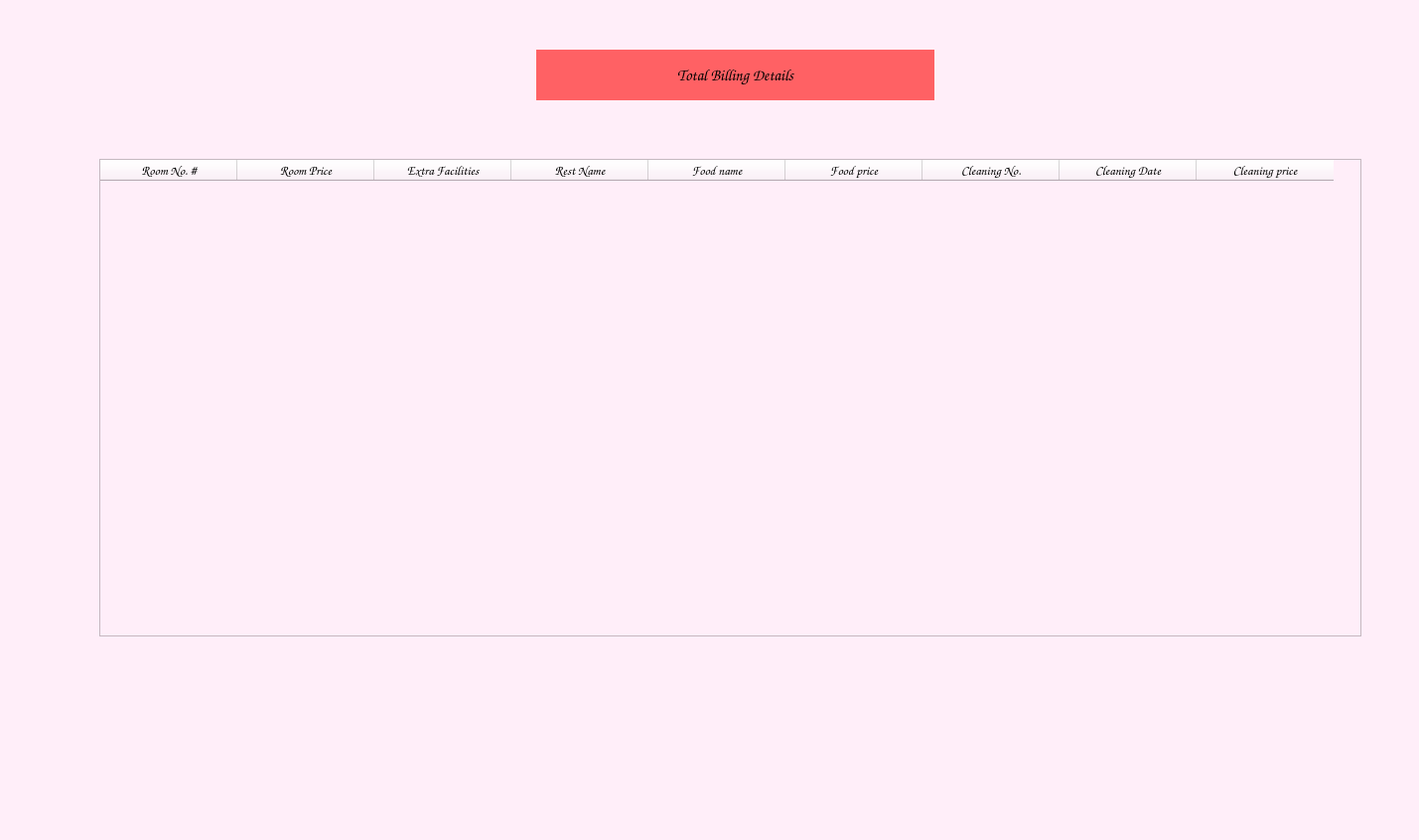
<?xml version="1.0" encoding="UTF-8"?>
<ui version="4.0">
 <class>Total_Billing_details_window</class>
 <widget class="QDialog" name="Total_Billing_details_window">
  <property name="enabled">
   <bool>true</bool>
  </property>
  <property name="geometry">
   <rect>
    <x>0</x>
    <y>0</y>
    <width>1429</width>
    <height>846</height>
   </rect>
  </property>
  <property name="cursor">
   <cursorShape>ClosedHandCursor</cursorShape>
  </property>
  <property name="windowTitle">
   <string>bill total details</string>
  </property>
  <property name="styleSheet">
   <string notr="true">background-color: rgb(255, 238, 249);</string>
  </property>
  <widget class="QLabel" name="Total_Billing_details_L">
   <property name="geometry">
    <rect>
     <x>540</x>
     <y>50</y>
     <width>401</width>
     <height>51</height>
    </rect>
   </property>
   <property name="font">
    <font>
     <family>Comic Sans MS</family>
     <pointsize>12</pointsize>
     <weight>75</weight>
     <bold>true</bold>
    </font>
   </property>
   <property name="cursor">
    <cursorShape>ClosedHandCursor</cursorShape>
   </property>
   <property name="styleSheet">
    <string notr="true">background-color: rgb(255, 97, 100);</string>
   </property>
   <property name="text">
    <string>Total Billing Details</string>
   </property>
   <property name="alignment">
    <set>Qt::AlignCenter</set>
   </property>
   <property name="margin">
    <number>1</number>
   </property>
  </widget>
  <widget class="QTableWidget" name="Total_Billing_details_TableWidget">
   <property name="geometry">
    <rect>
     <x>100</x>
     <y>160</y>
     <width>1271</width>
     <height>481</height>
    </rect>
   </property>
   <property name="cursor" stdset="0">
    <cursorShape>ClosedHandCursor</cursorShape>
   </property>
   <attribute name="horizontalHeaderDefaultSectionSize">
    <number>138</number>
   </attribute>
   <column>
    <property name="text">
     <string>Room No. #</string>
    </property>
    <property name="font">
     <font>
      <family>Comic Sans MS</family>
      <pointsize>10</pointsize>
      <weight>75</weight>
      <bold>true</bold>
     </font>
    </property>
    <property name="textAlignment">
     <set>AlignCenter</set>
    </property>
    <property name="background">
     <color>
      <red>120</red>
      <green>105</green>
      <blue>110</blue>
     </color>
    </property>
    <property name="foreground">
     <brush brushstyle="SolidPattern">
      <color alpha="255">
       <red>0</red>
       <green>0</green>
       <blue>0</blue>
      </color>
     </brush>
    </property>
   </column>
   <column>
    <property name="text">
     <string>Room Price</string>
    </property>
    <property name="font">
     <font>
      <family>Comic Sans MS</family>
      <pointsize>10</pointsize>
      <weight>75</weight>
      <bold>true</bold>
     </font>
    </property>
    <property name="textAlignment">
     <set>AlignCenter</set>
    </property>
   </column>
   <column>
    <property name="text">
     <string>Extra Facilities</string>
    </property>
    <property name="font">
     <font>
      <family>Comic Sans MS</family>
      <pointsize>10</pointsize>
      <weight>75</weight>
      <bold>true</bold>
     </font>
    </property>
    <property name="textAlignment">
     <set>AlignCenter</set>
    </property>
   </column>
   <column>
    <property name="text">
     <string>Rest Name</string>
    </property>
    <property name="font">
     <font>
      <family>Comic Sans MS</family>
      <pointsize>10</pointsize>
      <weight>75</weight>
      <bold>true</bold>
     </font>
    </property>
    <property name="textAlignment">
     <set>AlignCenter</set>
    </property>
   </column>
   <column>
    <property name="text">
     <string>Food name</string>
    </property>
    <property name="font">
     <font>
      <family>Comic Sans MS</family>
      <pointsize>10</pointsize>
      <weight>75</weight>
      <bold>true</bold>
     </font>
    </property>
    <property name="textAlignment">
     <set>AlignCenter</set>
    </property>
   </column>
   <column>
    <property name="text">
     <string>Food price</string>
    </property>
    <property name="font">
     <font>
      <family>Comic Sans MS</family>
      <pointsize>10</pointsize>
      <weight>75</weight>
      <bold>true</bold>
     </font>
    </property>
    <property name="textAlignment">
     <set>AlignCenter</set>
    </property>
   </column>
   <column>
    <property name="text">
     <string>Cleaning No.</string>
    </property>
    <property name="font">
     <font>
      <family>Comic Sans MS</family>
      <pointsize>10</pointsize>
      <weight>75</weight>
      <bold>true</bold>
     </font>
    </property>
    <property name="textAlignment">
     <set>AlignCenter</set>
    </property>
   </column>
   <column>
    <property name="text">
     <string>Cleaning Date</string>
    </property>
    <property name="font">
     <font>
      <family>Comic Sans MS</family>
      <pointsize>10</pointsize>
      <weight>75</weight>
      <bold>true</bold>
     </font>
    </property>
    <property name="textAlignment">
     <set>AlignCenter</set>
    </property>
   </column>
   <column>
    <property name="text">
     <string>Cleaning price</string>
    </property>
    <property name="font">
     <font>
      <family>Comic Sans MS</family>
      <pointsize>10</pointsize>
      <weight>75</weight>
      <bold>true</bold>
     </font>
    </property>
    <property name="textAlignment">
     <set>AlignCenter</set>
    </property>
   </column>
  </widget>
 </widget>
 <resources/>
 <connections/>
</ui>
